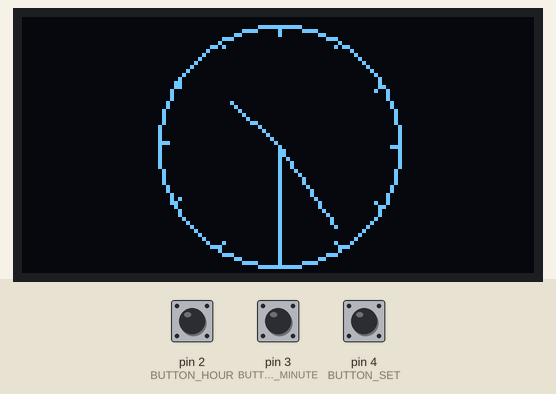
The sketch below on a simulated Arduino Uno, built with avr-gcc and run on an emulated ATmega328P. On the bench: 128×64 one-colour display. Inputs (shaded band) come from the test bench; at power-on: pin 4 (BUTTON_SET) HIGH, pin 2 (BUTTON_HOUR) HIGH, pin 3 (BUTTON_MINUTE) HIGH. The local clock reads 2024-03-15 10:24:30 at power-on unless the sketch sets it.

Above: at 0.1 s.
1.3 s: pin 4 (BUTTON_SET) pulled LOW for 0.15 s
At 2.5 s:
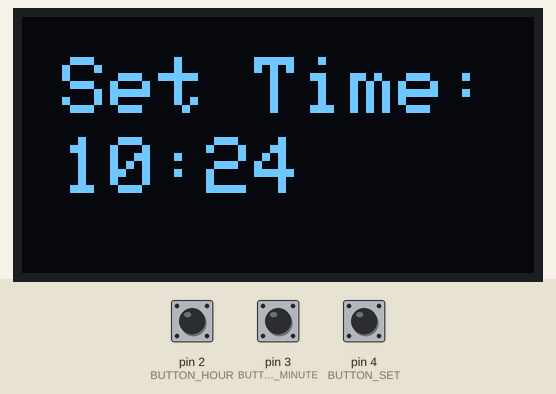
3.1 s: pin 2 (BUTTON_HOUR) pulled LOW for 1 s
At 5.1 s:
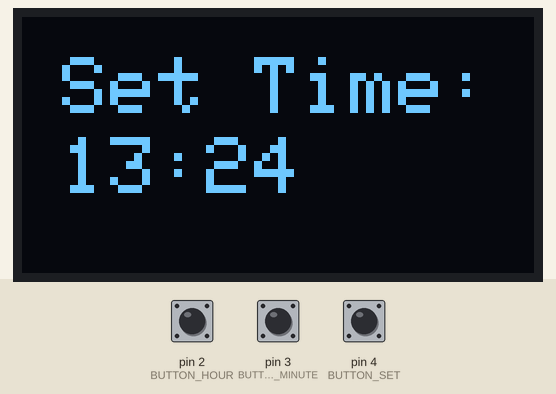
5.6 s: pin 3 (BUTTON_MINUTE) pulled LOW for 3.2 s
At 9.3 s:
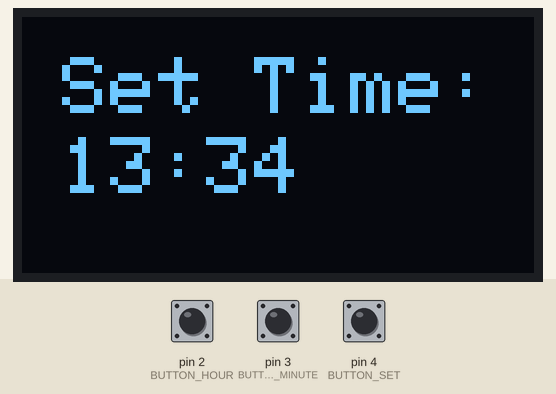
10.3 s: pin 2 (BUTTON_HOUR) pulled LOW for 0.15 s
At 11.8 s:
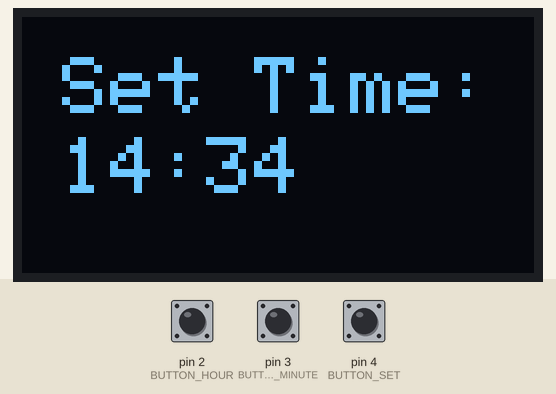
12.2 s: pin 3 (BUTTON_MINUTE) pulled LOW for 0.15 s
At 13.1 s:
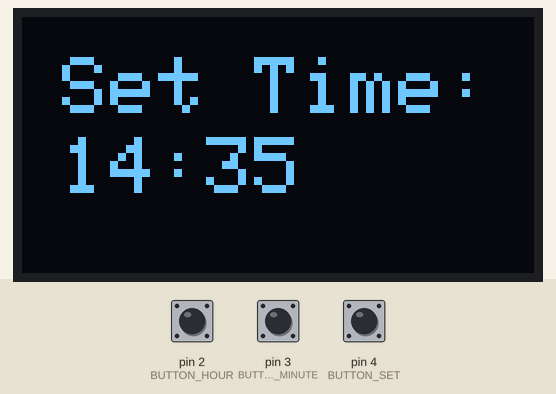
14.0 s: pin 4 (BUTTON_SET) pulled LOW for 1 s
At 15.8 s:
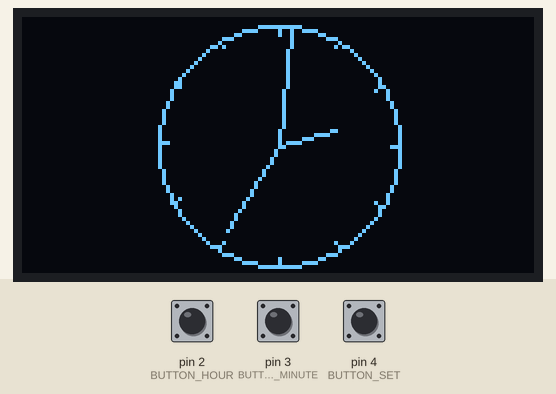
Timing chart, 0 to 17.3 s (numbered marks = the images above; inputs shaded):
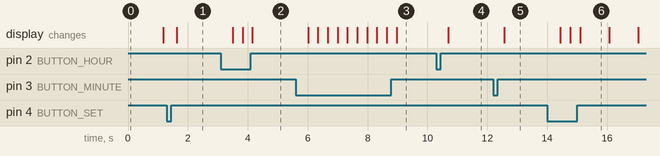

The sketch:

main_code.ino
```cpp
#include <Wire.h>
#include <Adafruit_GFX.h>
#include <Adafruit_SSD1306.h>
#include <RTClib.h>

// Define OLED screen width and height
#define SCREEN_WIDTH 128
#define SCREEN_HEIGHT 64
#define CENTER_X 64    // Center X of the screen
#define CENTER_Y 32    // Center Y of the screen
#define RADIUS 30      // Radius of the analog clock

// Define GPIO pins for the buttons
int BUTTON_HOUR=2;
int BUTTON_MINUTE=3;
int BUTTON_SET=4;

// Create an SSD1306 display object connected to I2C
Adafruit_SSD1306 display(SCREEN_WIDTH, SCREEN_HEIGHT, &Wire, -1);

// Create RTC object
RTC_DS3231 rtc;

// Variables to hold time for setting
int setHour = 0;
int setMinute = 0;
bool settingTime = false;

void setup() {
  // Initialize Serial for debugging
  Serial.begin(115200);

  // Initialize the OLED display
  if (!display.begin(SSD1306_SWITCHCAPVCC, 0x3C)) {
    Serial.println(F("SSD1306 allocation failed"));
    for (;;);
  }
  display.clearDisplay();

  // Initialize RTC
  if (!rtc.begin()) {
    Serial.println("Couldn't find RTC");
    while (1);
  }

  if (rtc.lostPower()) {
    Serial.println("RTC lost power, setting the time!");
    rtc.adjust(DateTime(F(__DATE__), F(__TIME__)));
  }

  // Initialize the buttons
  pinMode(BUTTON_HOUR, INPUT);    // Button to increase hour
  pinMode(BUTTON_MINUTE, INPUT);  // Button to increase minute
  pinMode(BUTTON_SET, INPUT);     // Button to set time
}

void loop() {
  if (!settingTime) {
    // If not setting time, get the current time from the RTC
    DateTime now = rtc.now();

    // Clear the display buffer
    display.clearDisplay();

    // Draw the analog clock face
    drawClockFace();

    // Draw hour, minute, and second hands
    drawHands(now.hour(), now.minute(), now.second());

    // Display everything on the OLED
    display.display();

    // Check if we are entering time-setting mode
    if (digitalRead(BUTTON_SET) == LOW) {
      settingTime = true;
      setHour = now.hour();    // Load current hour
      setMinute = now.minute();// Load current minute
      delay(200); // Debounce delay
    }
  } else {
    // Time setting mode
    adjustTime();
  }

  // Wait for 100 ms
  delay(100);
}

// Function to draw the clock face
void drawClockFace() {
  // Draw outer circle (clock outline)
  display.drawCircle(CENTER_X, CENTER_Y, RADIUS, SSD1306_WHITE);

  // Draw the clock's 12-hour markers
  for (int i = 0; i < 12; i++) {
    float angle = i * 30 * PI / 180;  // Convert degree to radians
    int x1 = CENTER_X + cos(angle) * (RADIUS - 2);  // Inner point (near center)
    int y1 = CENTER_Y + sin(angle) * (RADIUS - 2);
    int x2 = CENTER_X + cos(angle) * (RADIUS);  // Outer point (clock border)
    int y2 = CENTER_Y + sin(angle) * (RADIUS);
    display.drawLine(x1, y1, x2, y2, SSD1306_WHITE);  // Draw hour marker line
  }
}

// Function to draw the hour, minute, and second hands
void drawHands(int hour, int minute, int second) {
  // Adjust hour for 12-hour format
  if (hour > 12) hour -= 12;

  // Draw hour hand (shortest)
  float hour_angle = (hour * 30 + minute * 0.5) * PI / 180;  // Hour in degrees, add minute fraction
  drawHand(hour_angle, RADIUS - 15, SSD1306_WHITE);  // Shorter length for the hour hand

  // Draw minute hand (longer)
  float minute_angle = minute * 6 * PI / 180;  // Minute in degrees
  drawHand(minute_angle, RADIUS - 5, SSD1306_WHITE);  // Longer length for the minute hand

  // Draw second hand (longest and thin)
  float second_angle = second * 6 * PI / 180;  // Second in degrees
  drawHand(second_angle, RADIUS, SSD1306_WHITE);  // Longest length for the second hand
}

// Function to calculate and draw clock hands
void drawHand(float angle, int length, int color) {
  int x = CENTER_X + cos(angle - PI / 2) * length;  // Adjust angle for OLED coordinate system
  int y = CENTER_Y + sin(angle - PI / 2) * length;
  display.drawLine(CENTER_X, CENTER_Y, x, y, color);  // Draw hand from center to end point
}

// Function to adjust and set the time using buttons
void adjustTime() {
  // Clear display
  display.clearDisplay();

  // Display the time being set
  display.setTextSize(2);
  display.setTextColor(SSD1306_WHITE);
  display.setCursor(10, 10);
  display.print("Set Time:");
  display.setCursor(10, 30);
  display.print(setHour);
  display.print(":");
  display.print(setMinute < 10 ? "0" : "");
  display.print(setMinute);
  display.display();

  // Adjust hour if button is pressed
  if (digitalRead(BUTTON_HOUR) == LOW) {
    setHour++;
    if (setHour >= 24) setHour = 0;  // Wrap around to 0 after 23
    delay(200);  // Debounce delay
  }

  // Adjust minute if button is pressed
  if (digitalRead(BUTTON_MINUTE) == LOW) {
    setMinute++;
    if (setMinute >= 60) setMinute = 0;  // Wrap around to 0 after 59
    delay(200);  // Debounce delay
  }

  // Set the time when the "set" button is pressed again
  if (digitalRead(BUTTON_SET) == LOW) {
    rtc.adjust(DateTime(2023, 1, 1, setHour, setMinute, 0));  // Set new time to RTC
    settingTime = false;  // Exit time-setting mode
    delay(200);  // Debounce delay
  }
}
```

Measured:
- after the input at 1.3 s, the display: changes after 0.34 s (image 1)
- after the input at 3.1 s, the display: first changes after 0.40 s (image 2 shows a later state)
- after the input at 5.6 s, the display: first changes after 0.42 s (image 3 shows a later state)
- after the input at 10.3 s, the display: changes after 0.40 s (image 4)
- after the input at 12.2 s, the display: changes after 0.36 s (image 5)
- after the input at 14.0 s, the display: first changes after 0.44 s (image 6 shows a later state)
- what the display in image 6 shows lasts 1.0 s, from 15.1 s to 16.1 s
